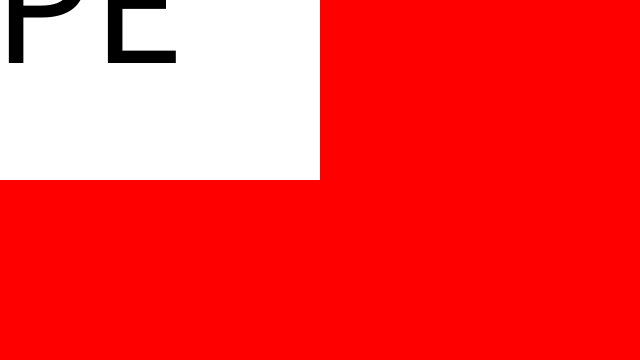
Frame 1 (no input)
Frame 60 (the mouse pressed at the canvas centre just before this capture): identical to frame 1, image omitted
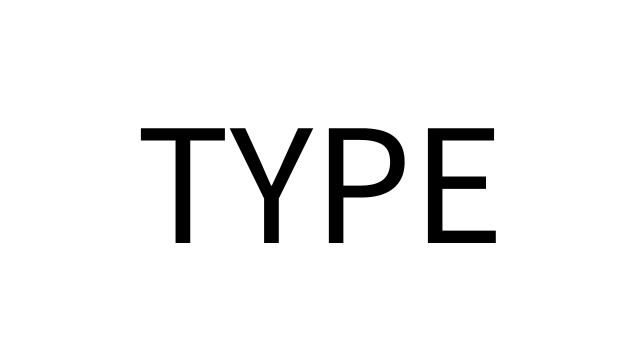
Frame 120 (the mouse held since frame 60 and released just before this capture)

The Processing sketch that drew these frames (run headless with seeded random() and noise(); from frame 60 on, the mouse is pressed at the canvas centre):

// Processing sketch: UsingPGraphics
// ── UsingPGraphics.pde

/*
 * The PGraphics class can be used for offscreen rendering.
 * You can use all of Processing's default drawing commands on a PGraphics.
 */

PGraphics pg; // initialize PGraphics instance

void setup() {
  size(640, 360); // set dimensions to width 640, height 360
  pg = createGraphics(width, height, JAVA2D); // create a PGraphics the same size as the main sketch display window

  // Now let's draw something to the created PGraphics instance called 'pg'.  
  // Note 1: Always put all drawing commands to a PGraphics between beginDraw/endDraw calls
  // Note 2: Always put the name of the PGraphics (in this case 'pg') plus a . (aka dot) before the drawing commands to a PGraphics
  pg.beginDraw(); // start drawing to the PGraphics
  pg.textSize(175); // set the text rendering size (of the PGraphics!) to 175
  pg.textAlign(CENTER, CENTER); // center the text (of the PGraphics!) horizontally and vertically
  pg.background(255); // clear the background (of the PGraphics!) with a white color
  pg.fill(0); // set the text fill color (of the PGraphics!) to black
  // display the String "TYPE" in the center of the PGraphics
  pg.text("TYPE", pg.width/2, pg.height/2); 
  pg.endDraw(); // finish drawing to the PGraphics
  // For this sketch, we don't be drawing anymore to the PGraphics. We will just display what we have drawn now (see the image() call below).
  
  imageMode(CENTER); // set the image display mode to centered, so the supplied coordinates in image() are the center display coordinates
}

void draw() {
  background(255, 0, 0); // clear the background with a red color
  // A PGraphics is a kind of 'enhanced image' that you can draw to, so it can be easily displayed as any regular image
  // The PGraphics image is centered around (see imageMode() call above) the position of the mouse
  // Try it! Move the mouse around, to move the PGraphics image around
  image(pg, mouseX, mouseY);
}
